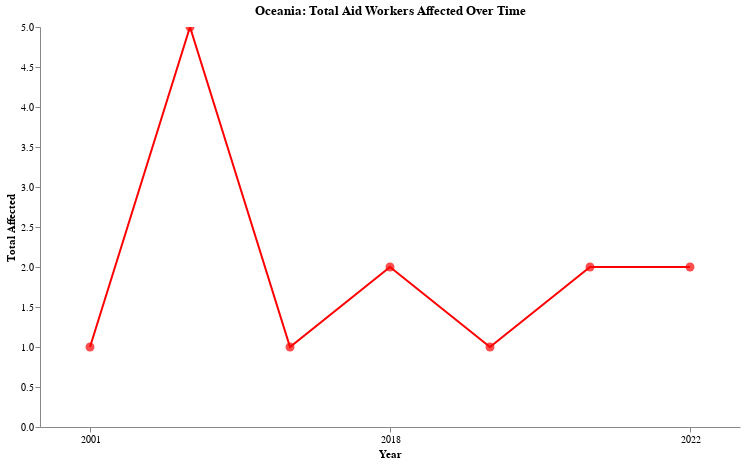

The cell this chart's notebook holds for it:
### Code cell
# Oceania
europe = security_incidents_clean[security_incidents_clean['Group'] == 'Oceania']
europe_grouped = europe.groupby('Year')['Total affected'].sum().reset_index()
tick_values = europe_grouped['Year'][::3].tolist()

europe_chart = (
    alt.Chart(europe_grouped).mark_line(color='red')
    .encode(
        x=alt.X('Year:N', axis=alt.Axis(values=tick_values, labelAngle=0), title='Year'),
        y=alt.Y('Total affected:Q', axis=alt.Axis(grid=False), title='Total Affected'),
        tooltip=['Year:N', 'Total affected:Q']
    )
    .properties(title='Oceania: Total Aid Workers Affected Over Time', width=700, height=400)
    + alt.Chart(europe_grouped).mark_point(color='red', filled=True, size=80)
    .encode(x='Year:N', y='Total affected:Q', tooltip=['Year:N', 'Total affected:Q'])
).interactive().configure_view(stroke=None)
europe_chart.save("../plots/oceania_total_affected.html")
europe_chart

### Figure 1 — Vega-Lite specification as saved in the notebook (floating-point values rounded to 4 significant figures)
{"config": {"view": {"continuousWidth": 400, "continuousHeight": 300, "stroke": null}}, "layer": [{"mark": {"type": "line", "color": "red"}, "encoding": {"tooltip": [{"field": "Year", "type": "nominal"}, {"field": "Total affected", "type": "quantitative"}], "x": {"axis": {"labelAngle": 0, "values": ["2001", "2018", "2022"]}, "field": "Year", "title": "Year", "type": "nominal"}, "y": {"axis": {"grid": false}, "field": "Total affected", "title": "Total Affected", "type": "quantitative"}}, "height": 400, "selection": {"selector030": {"type": "interval", "bind": "scales", "encodings": ["x", "y"]}}, "title": "Oceania: Total Aid Workers Affected Over Time", "width": 700}, {"mark": {"type": "point", "color": "red", "filled": true, "size": 80}, "encoding": {"tooltip": [{"field": "Year", "type": "nominal"}, {"field": "Total affected", "type": "quantitative"}], "x": {"field": "Year", "type": "nominal"}, "y": {"field": "Total affected", "type": "quantitative"}}}], "data": {"name": "data-cd901c995d04cc06404ca58f997de395"}, "$schema": "https://vega.github.io/schema/vega-lite/v4.17.0.json", "datasets": {"data-cd901c995d04cc06404ca58f997de395": [{"Year": "2001", "Total affected": 1}, {"Year": "2007", "Total affected": 5}, {"Year": "2011", "Total affected": 1}, {"Year": "2018", "Total affected": 2}, {"Year": "2019", "Total affected": 1}, {"Year": "2020", "Total affected": 2}, {"Year": "2022", "Total affected": 2}]}}
